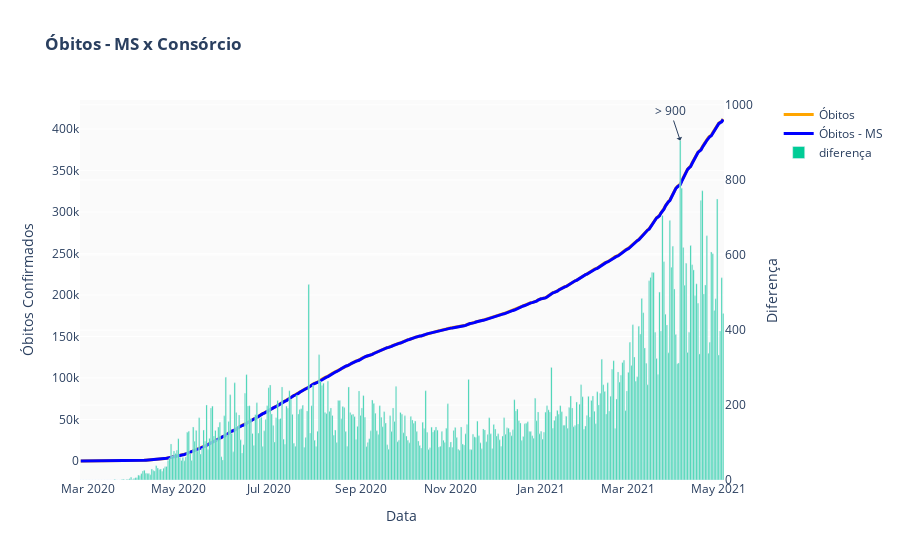

The code cell stored with this chart in its notebook:
### Code cell
# data_BR.iplot(y=['deaths', 'deathsMS'],
#               x='date',width=2.0,
#               secondary_y='deathsDiff', secondary_y_title='Diferença',
#               xTitle='Data', yTitle='Óbitos', title='Óbitos - MS x Consórcio')

fig = make_subplots(specs=[[{"secondary_y": True}]])
fig.add_trace(
    go.Scatter(
        x = data_BR['date'],
        y = data_BR['deaths'],
        line=dict(width=3, color='orange'),
        name='Óbitos'
    ),
    secondary_y=False,
)
fig.add_trace(
    go.Scatter(
        x = data_BR['date'],
        y = data_BR['deathsMS'],
        line=dict(width=3, color='blue'),
        name='Óbitos - MS'
    ),
    secondary_y=False,
)
fig.add_trace(
    go.Bar(
        x = data_BR['date'],
        y = data_BR['deathsDiff'],
        name='diferença'
    ),
    secondary_y=True,
)

# customização do layout
fig.update_layout(
    title='<b>Óbitos - MS x Consórcio</b>',
    hovermode='x unified',
    separators=',.',
    plot_bgcolor='#fafafa'
)

fig.update_traces(hovertemplate='%{y:,.0f}')

# Anotações
fig.add_annotation(x=data_BR.loc[data_BR['deathsDiff'].idxmax(), 'date'], y=data_BR['deathsDiff'].max(),
            yref='y2',
            text="> "+str(round(data_BR['deathsDiff'].max(),-2)),
            showarrow=True,
            arrowhead=1)

# Set x-axis title
fig.update_xaxes(title_text="Data")

# Set y-axes titles
fig.update_yaxes(title_text="Óbitos Confirmados", secondary_y=False)
fig.update_yaxes(title_text="Diferença", secondary_y=True)

fig.show()
fig.write_html("graficos/obitos_x_consorcio.html")

### Figure 1 — Plotly figure (JSON) as saved in the notebook; plotly's stock layout.template omitted (floating-point values rounded to 4 significant figures; data arrays with more than 128 entries replaced by an {"elided": "..."} marker saying what was removed)
{"data": [{"hovertemplate": "%{y:,.0f}", "line": {"color": "orange", "width": 3}, "name": "Óbitos", "type": "scatter", "x": {"elided": "435 str values"}, "xaxis": "x", "y": {"elided": "435 int values"}, "yaxis": "y"}, {"hovertemplate": "%{y:,.0f}", "line": {"color": "blue", "width": 3}, "name": "Óbitos - MS", "type": "scatter", "x": {"elided": "435 str values"}, "xaxis": "x", "y": {"elided": "435 int values"}, "yaxis": "y"}, {"hovertemplate": "%{y:,.0f}", "name": "diferença", "type": "bar", "x": {"elided": "435 str values"}, "xaxis": "x", "y": {"elided": "435 int values"}, "yaxis": "y2"}], "layout": {"annotations": [{"arrowhead": 1, "showarrow": true, "text": "> 900", "x": "2021-04-05T00:00:00", "y": 905, "yref": "y2"}], "hovermode": "x unified", "plot_bgcolor": "#fafafa", "separators": ",.", "title": {"text": "<b>Óbitos - MS x Consórcio</b>"}, "xaxis": {"anchor": "y", "domain": [0, 0.94], "title": {"text": "Data"}}, "yaxis": {"anchor": "x", "domain": [0, 1], "title": {"text": "Óbitos Confirmados"}}, "yaxis2": {"anchor": "x", "overlaying": "y", "side": "right", "title": {"text": "Diferença"}}}}
